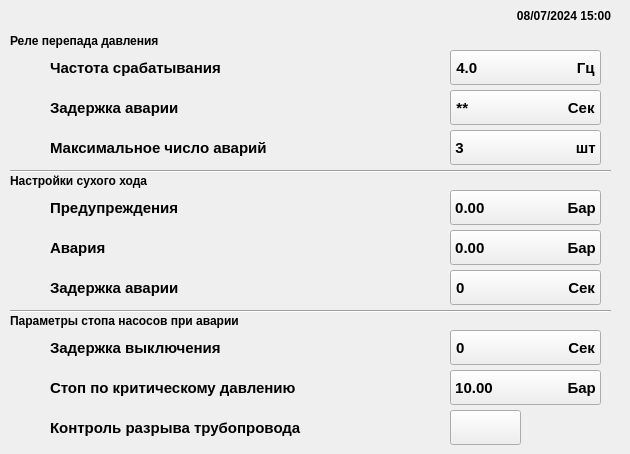
     <widget class="QWidget" name="Settings_Station_Settings_Emergency_Modes_page">
      <widget class="QLabel" name="label_200">
       <property name="geometry">
        <rect>
         <x>10</x>
         <y>30</y>
         <width>191</width>
         <height>21</height>
        </rect>
       </property>
       <property name="font">
        <font>
         <family>Arial</family>
         <pointsize>9</pointsize>
         <weight>75</weight>
         <bold>true</bold>
        </font>
       </property>
       <property name="text">
        <string>Реле перепада давления</string>
       </property>
      </widget>
      <widget class="QLabel" name="station_settings_emergency_modes_icon_label_1">
       <property name="geometry">
        <rect>
         <x>10</x>
         <y>50</y>
         <width>40</width>
         <height>35</height>
        </rect>
       </property>
       <property name="text">
        <string/>
       </property>
      </widget>
      <widget class="QLabel" name="station_settings_emergency_modes_icon_label_2">
       <property name="geometry">
        <rect>
         <x>10</x>
         <y>90</y>
         <width>40</width>
         <height>35</height>
        </rect>
       </property>
       <property name="text">
        <string/>
       </property>
      </widget>
      <widget class="QLabel" name="station_settings_emergency_modes_icon_label_3">
       <property name="geometry">
        <rect>
         <x>10</x>
         <y>130</y>
         <width>40</width>
         <height>35</height>
        </rect>
       </property>
       <property name="text">
        <string/>
       </property>
      </widget>
      <widget class="Line" name="station_settings_emergency_modes_line_1">
       <property name="geometry">
        <rect>
         <x>10</x>
         <y>170</y>
         <width>601</width>
         <height>2</height>
        </rect>
       </property>
       <property name="frameShadow">
        <enum>QFrame::Sunken</enum>
       </property>
       <property name="orientation">
        <enum>Qt::Horizontal</enum>
       </property>
      </widget>
      <widget class="QLabel" name="station_settings_emergency_modes_icon_label_4">
       <property name="geometry">
        <rect>
         <x>10</x>
         <y>190</y>
         <width>40</width>
         <height>35</height>
        </rect>
       </property>
       <property name="text">
        <string/>
       </property>
      </widget>
      <widget class="QLabel" name="label_205">
       <property name="geometry">
        <rect>
         <x>10</x>
         <y>170</y>
         <width>191</width>
         <height>21</height>
        </rect>
       </property>
       <property name="font">
        <font>
         <family>Arial</family>
         <pointsize>9</pointsize>
         <weight>75</weight>
         <bold>true</bold>
        </font>
       </property>
       <property name="text">
        <string>Настройки сухого хода</string>
       </property>
      </widget>
      <widget class="QLabel" name="station_settings_emergency_modes_icon_label_5">
       <property name="geometry">
        <rect>
         <x>10</x>
         <y>230</y>
         <width>40</width>
         <height>35</height>
        </rect>
       </property>
       <property name="text">
        <string/>
       </property>
      </widget>
      <widget class="QLabel" name="station_settings_emergency_modes_icon_label_6">
       <property name="geometry">
        <rect>
         <x>10</x>
         <y>270</y>
         <width>40</width>
         <height>35</height>
        </rect>
       </property>
       <property name="text">
        <string/>
       </property>
      </widget>
      <widget class="QLabel" name="label_208">
       <property name="geometry">
        <rect>
         <x>10</x>
         <y>310</y>
         <width>231</width>
         <height>21</height>
        </rect>
       </property>
       <property name="font">
        <font>
         <family>Arial</family>
         <pointsize>9</pointsize>
         <weight>75</weight>
         <bold>true</bold>
        </font>
       </property>
       <property name="text">
        <string>Параметры стопа насосов при аварии</string>
       </property>
      </widget>
      <widget class="Line" name="station_settings_emergency_modes_line_2">
       <property name="geometry">
        <rect>
         <x>10</x>
         <y>310</y>
         <width>601</width>
         <height>2</height>
        </rect>
       </property>
       <property name="frameShadow">
        <enum>QFrame::Sunken</enum>
       </property>
       <property name="orientation">
        <enum>Qt::Horizontal</enum>
       </property>
      </widget>
      <widget class="QLabel" name="station_settings_emergency_modes_icon_label_7">
       <property name="geometry">
        <rect>
         <x>10</x>
         <y>330</y>
         <width>40</width>
         <height>35</height>
        </rect>
       </property>
       <property name="text">
        <string/>
       </property>
      </widget>
      <widget class="QLabel" name="station_settings_emergency_modes_icon_label_8">
       <property name="geometry">
        <rect>
         <x>10</x>
         <y>370</y>
         <width>40</width>
         <height>35</height>
        </rect>
       </property>
       <property name="text">
        <string/>
       </property>
      </widget>
      <widget class="QLabel" name="station_settings_emergency_modes_icon_label_9">
       <property name="geometry">
        <rect>
         <x>10</x>
         <y>410</y>
         <width>40</width>
         <height>35</height>
        </rect>
       </property>
       <property name="text">
        <string/>
       </property>
      </widget>
      <widget class="QLabel" name="label_210">
       <property name="geometry">
        <rect>
         <x>50</x>
         <y>50</y>
         <width>331</width>
         <height>35</height>
        </rect>
       </property>
       <property name="font">
        <font>
         <family>Arial</family>
         <pointsize>11</pointsize>
         <weight>75</weight>
         <bold>true</bold>
        </font>
       </property>
       <property name="text">
        <string>Частота срабатывания</string>
       </property>
      </widget>
      <widget class="QLabel" name="label_213">
       <property name="geometry">
        <rect>
         <x>50</x>
         <y>90</y>
         <width>331</width>
         <height>35</height>
        </rect>
       </property>
       <property name="font">
        <font>
         <family>Arial</family>
         <pointsize>11</pointsize>
         <weight>75</weight>
         <bold>true</bold>
        </font>
       </property>
       <property name="text">
        <string>Задержка аварии</string>
       </property>
      </widget>
      <widget class="QLabel" name="label_214">
       <property name="geometry">
        <rect>
         <x>50</x>
         <y>130</y>
         <width>331</width>
         <height>35</height>
        </rect>
       </property>
       <property name="font">
        <font>
         <family>Arial</family>
         <pointsize>11</pointsize>
         <weight>75</weight>
         <bold>true</bold>
        </font>
       </property>
       <property name="text">
        <string>Максимальное число аварий</string>
       </property>
      </widget>
      <widget class="QLabel" name="label_215">
       <property name="geometry">
        <rect>
         <x>50</x>
         <y>190</y>
         <width>331</width>
         <height>35</height>
        </rect>
       </property>
       <property name="font">
        <font>
         <family>Arial</family>
         <pointsize>11</pointsize>
         <weight>75</weight>
         <bold>true</bold>
        </font>
       </property>
       <property name="text">
        <string>Предупреждения</string>
       </property>
      </widget>
      <widget class="QLabel" name="label_216">
       <property name="geometry">
        <rect>
         <x>50</x>
         <y>230</y>
         <width>331</width>
         <height>35</height>
        </rect>
       </property>
       <property name="font">
        <font>
         <family>Arial</family>
         <pointsize>11</pointsize>
         <weight>75</weight>
         <bold>true</bold>
        </font>
       </property>
       <property name="text">
        <string>Авария</string>
       </property>
      </widget>
      <widget class="QLabel" name="label_217">
       <property name="geometry">
        <rect>
         <x>50</x>
         <y>270</y>
         <width>331</width>
         <height>35</height>
        </rect>
       </property>
       <property name="font">
        <font>
         <family>Arial</family>
         <pointsize>11</pointsize>
         <weight>75</weight>
         <bold>true</bold>
        </font>
       </property>
       <property name="text">
        <string>Задержка аварии</string>
       </property>
      </widget>
      <widget class="QLabel" name="label_218">
       <property name="geometry">
        <rect>
         <x>50</x>
         <y>330</y>
         <width>331</width>
         <height>35</height>
        </rect>
       </property>
       <property name="font">
        <font>
         <family>Arial</family>
         <pointsize>11</pointsize>
         <weight>75</weight>
         <bold>true</bold>
        </font>
       </property>
       <property name="text">
        <string>Задержка выключения</string>
       </property>
      </widget>
      <widget class="QLabel" name="label_219">
       <property name="geometry">
        <rect>
         <x>50</x>
         <y>370</y>
         <width>331</width>
         <height>35</height>
        </rect>
       </property>
       <property name="font">
        <font>
         <family>Arial</family>
         <pointsize>11</pointsize>
         <weight>75</weight>
         <bold>true</bold>
        </font>
       </property>
       <property name="text">
        <string>Стоп по критическому давлению</string>
       </property>
      </widget>
      <widget class="QLabel" name="label_220">
       <property name="geometry">
        <rect>
         <x>50</x>
         <y>410</y>
         <width>331</width>
         <height>35</height>
        </rect>
       </property>
       <property name="font">
        <font>
         <family>Arial</family>
         <pointsize>11</pointsize>
         <weight>75</weight>
         <bold>true</bold>
        </font>
       </property>
       <property name="text">
        <string>Контроль разрыва трубопровода</string>
       </property>
      </widget>
      <widget class="QLabel" name="shield_55_label">
       <property name="geometry">
        <rect>
         <x>410</x>
         <y>50</y>
         <width>40</width>
         <height>35</height>
        </rect>
       </property>
       <property name="text">
        <string/>
       </property>
      </widget>
      <widget class="QLabel" name="shield_56_label">
       <property name="geometry">
        <rect>
         <x>410</x>
         <y>90</y>
         <width>40</width>
         <height>35</height>
        </rect>
       </property>
       <property name="text">
        <string/>
       </property>
      </widget>
      <widget class="QLabel" name="shield_57_label">
       <property name="geometry">
        <rect>
         <x>410</x>
         <y>130</y>
         <width>40</width>
         <height>35</height>
        </rect>
       </property>
       <property name="text">
        <string/>
       </property>
      </widget>
      <widget class="QLabel" name="shield_58_label">
       <property name="geometry">
        <rect>
         <x>410</x>
         <y>190</y>
         <width>40</width>
         <height>35</height>
        </rect>
       </property>
       <property name="text">
        <string/>
       </property>
      </widget>
      <widget class="QLabel" name="shield_59_label">
       <property name="geometry">
        <rect>
         <x>410</x>
         <y>230</y>
         <width>40</width>
         <height>35</height>
        </rect>
       </property>
       <property name="text">
        <string/>
       </property>
      </widget>
      <widget class="QLabel" name="shield_60_label">
       <property name="geometry">
        <rect>
         <x>410</x>
         <y>270</y>
         <width>40</width>
         <height>35</height>
        </rect>
       </property>
       <property name="text">
        <string/>
       </property>
      </widget>
      <widget class="QLabel" name="shield_61_label">
       <property name="geometry">
        <rect>
         <x>410</x>
         <y>330</y>
         <width>40</width>
         <height>35</height>
        </rect>
       </property>
       <property name="text">
        <string/>
       </property>
      </widget>
      <widget class="QLabel" name="shield_62_label">
       <property name="geometry">
        <rect>
         <x>410</x>
         <y>370</y>
         <width>40</width>
         <height>35</height>
        </rect>
       </property>
       <property name="text">
        <string/>
       </property>
      </widget>
      <widget class="QPushButton" name="station_settings_emergency_modes_differential_operating_frequency_pushButton">
       <property name="geometry">
        <rect>
         <x>450</x>
         <y>50</y>
         <width>151</width>
         <height>35</height>
        </rect>
       </property>
       <property name="font">
        <font>
         <family>Arial</family>
         <pointsize>11</pointsize>
         <weight>75</weight>
         <bold>true</bold>
        </font>
       </property>
       <property name="text">
        <string>4.0                        Гц</string>
       </property>
      </widget>
      <widget class="QPushButton" name="station_settings_emergency_modes_differential_failure_delay_pushButton">
       <property name="geometry">
        <rect>
         <x>450</x>
         <y>90</y>
         <width>151</width>
         <height>35</height>
        </rect>
       </property>
       <property name="font">
        <font>
         <family>Arial</family>
         <pointsize>11</pointsize>
         <weight>75</weight>
         <bold>true</bold>
        </font>
       </property>
       <property name="text">
        <string>**                        Сек</string>
       </property>
      </widget>
      <widget class="QPushButton" name="station_settings_emergency_modes_differential_maximum_number_of_failures_pushButton">
       <property name="geometry">
        <rect>
         <x>450</x>
         <y>130</y>
         <width>151</width>
         <height>35</height>
        </rect>
       </property>
       <property name="font">
        <font>
         <family>Arial</family>
         <pointsize>11</pointsize>
         <weight>75</weight>
         <bold>true</bold>
        </font>
       </property>
       <property name="text">
        <string>3                           шт</string>
       </property>
      </widget>
      <widget class="QPushButton" name="station_settings_emergency_modes_dry_warnings_pushButton">
       <property name="geometry">
        <rect>
         <x>450</x>
         <y>190</y>
         <width>151</width>
         <height>35</height>
        </rect>
       </property>
       <property name="font">
        <font>
         <family>Arial</family>
         <pointsize>11</pointsize>
         <weight>75</weight>
         <bold>true</bold>
        </font>
       </property>
       <property name="text">
        <string>0.00                    Бар</string>
       </property>
      </widget>
      <widget class="QPushButton" name="station_settings_emergency_modes_dry_failure_pushButton">
       <property name="geometry">
        <rect>
         <x>450</x>
         <y>230</y>
         <width>151</width>
         <height>35</height>
        </rect>
       </property>
       <property name="font">
        <font>
         <family>Arial</family>
         <pointsize>11</pointsize>
         <weight>75</weight>
         <bold>true</bold>
        </font>
       </property>
       <property name="text">
        <string>0.00                    Бар</string>
       </property>
      </widget>
      <widget class="QPushButton" name="station_settings_emergency_modes_dry_failure_delay_pushButton">
       <property name="geometry">
        <rect>
         <x>450</x>
         <y>270</y>
         <width>151</width>
         <height>35</height>
        </rect>
       </property>
       <property name="font">
        <font>
         <family>Arial</family>
         <pointsize>11</pointsize>
         <weight>75</weight>
         <bold>true</bold>
        </font>
       </property>
       <property name="text">
        <string>0                         Сек</string>
       </property>
      </widget>
      <widget class="QPushButton" name="station_settings_emergency_modes_shutdown_delay_pushButton">
       <property name="geometry">
        <rect>
         <x>450</x>
         <y>330</y>
         <width>151</width>
         <height>35</height>
        </rect>
       </property>
       <property name="font">
        <font>
         <family>Arial</family>
         <pointsize>11</pointsize>
         <weight>75</weight>
         <bold>true</bold>
        </font>
       </property>
       <property name="text">
        <string>0                         Сек</string>
       </property>
      </widget>
      <widget class="QPushButton" name="station_settings_emergency_modes_critical_pressure_to_shutdown_pushButton">
       <property name="geometry">
        <rect>
         <x>450</x>
         <y>370</y>
         <width>151</width>
         <height>35</height>
        </rect>
       </property>
       <property name="font">
        <font>
         <family>Arial</family>
         <pointsize>11</pointsize>
         <weight>75</weight>
         <bold>true</bold>
        </font>
       </property>
       <property name="text">
        <string>10.00                  Бар</string>
       </property>
      </widget>
      <widget class="QPushButton" name="station_settings_emergency_modes_control_pipeline_rupture_pushButton">
       <property name="geometry">
        <rect>
         <x>450</x>
         <y>410</y>
         <width>71</width>
         <height>35</height>
        </rect>
       </property>
       <property name="font">
        <font>
         <family>Arial</family>
         <pointsize>11</pointsize>
         <weight>75</weight>
         <bold>true</bold>
        </font>
       </property>
       <property name="text">
        <string/>
       </property>
      </widget>
      <widget class="QLabel" name="station_settings_emergency_modes_time_label">
       <property name="geometry">
        <rect>
         <x>480</x>
         <y>0</y>
         <width>141</width>
         <height>31</height>
        </rect>
       </property>
       <property name="font">
        <font>
         <family>Arial</family>
         <pointsize>9</pointsize>
         <weight>75</weight>
         <bold>true</bold>
        </font>
       </property>
       <property name="text">
        <string>08/07/2024 15:00   </string>
       </property>
       <property name="alignment">
        <set>Qt::AlignRight|Qt::AlignTrailing|Qt::AlignVCenter</set>
       </property>
      </widget>
      <widget class="QLabel" name="shield_63_label">
       <property name="geometry">
        <rect>
         <x>410</x>
         <y>410</y>
         <width>40</width>
         <height>35</height>
        </rect>
       </property>
       <property name="text">
        <string/>
       </property>
      </widget>
     </widget>
